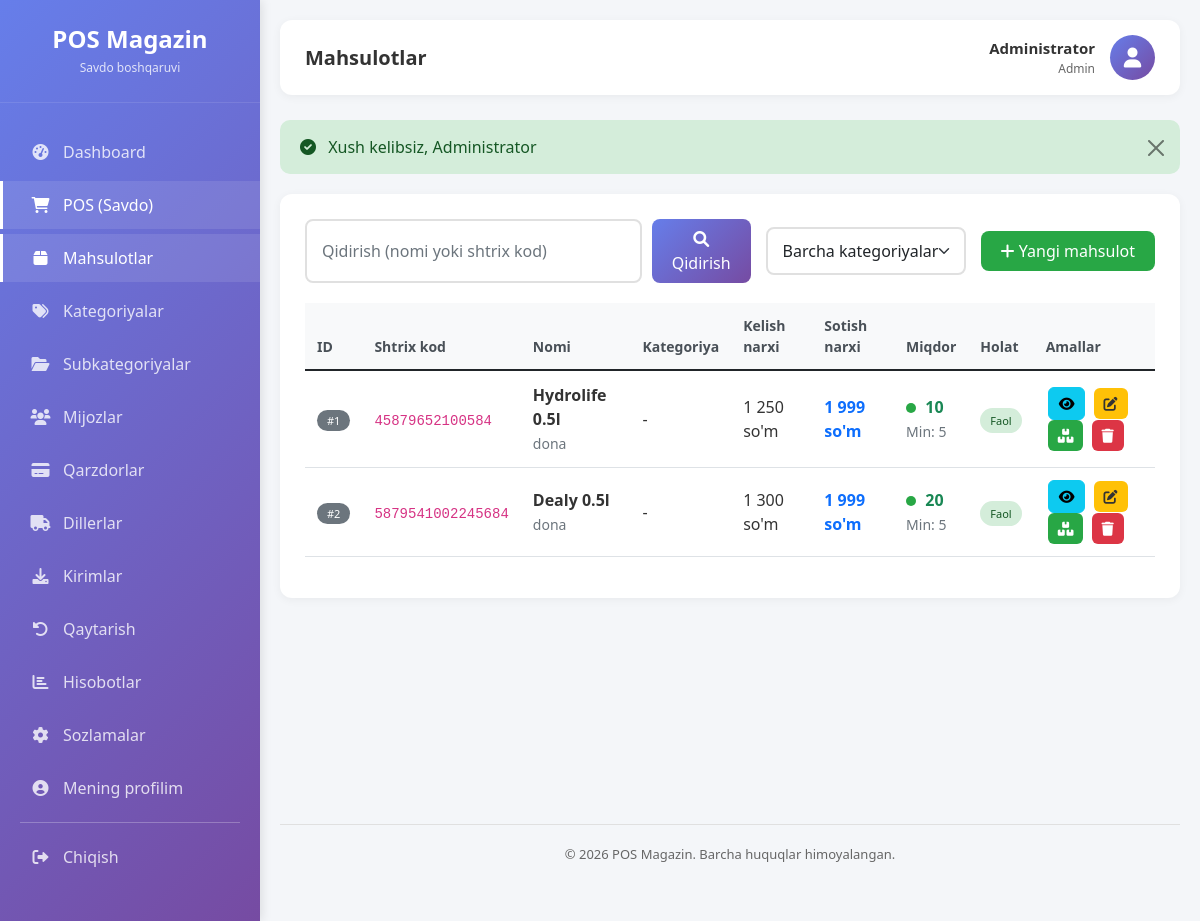
/products (signed in), run on an earlier commit of the app's database.
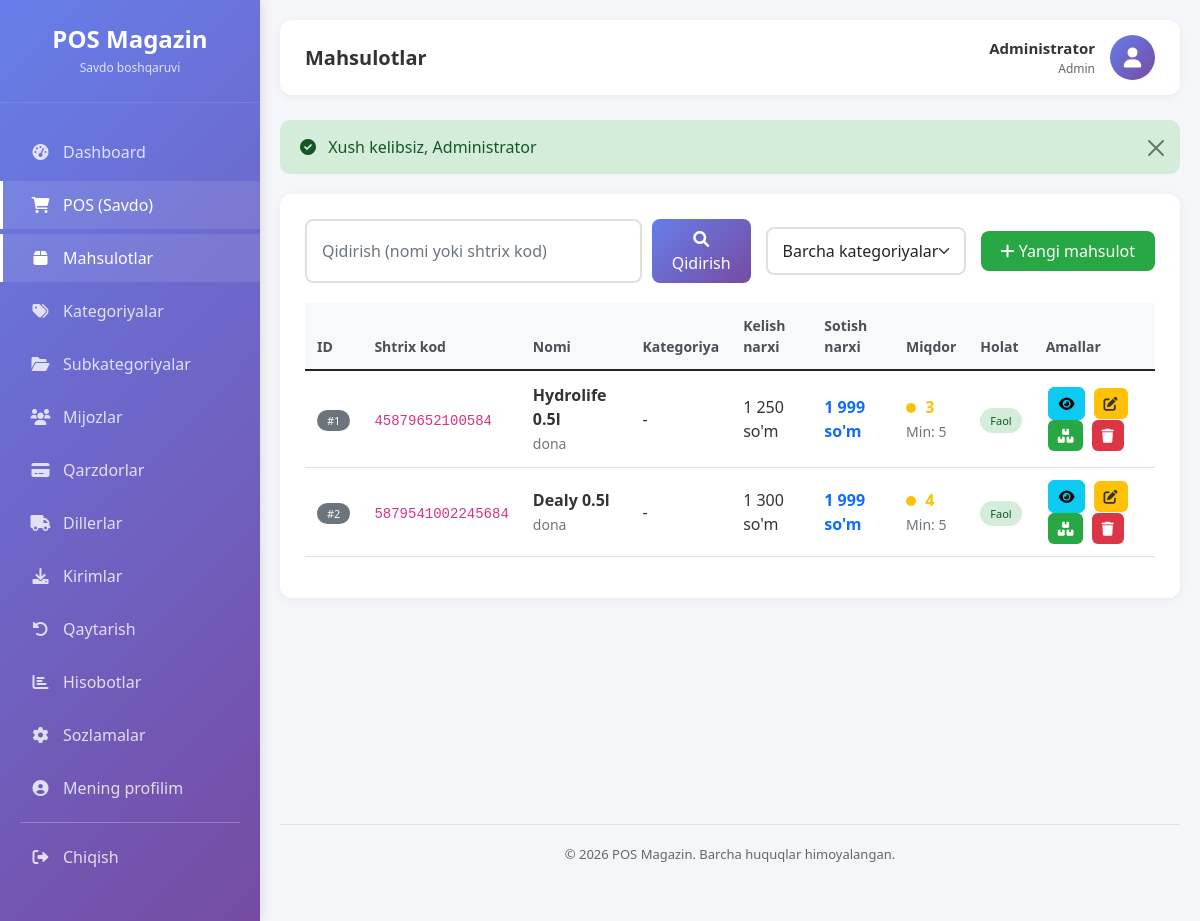
And on a later commit of the database.
### tables this page shows
CREATE TABLE `mahsulotlar` (
  `id` bigint(20) UNSIGNED NOT NULL,
  `kategoriya_id` bigint(20) UNSIGNED NOT NULL,
  `subkategoriya_id` bigint(20) UNSIGNED DEFAULT NULL,
  `nomi` varchar(160) NOT NULL,
  `shtrix_kod` varchar(80) NOT NULL,
  `birlik` varchar(30) NOT NULL DEFAULT 'dona',
  `kelish_narxi` decimal(12,2) NOT NULL DEFAULT 0.00,
  `sotish_narxi` decimal(12,2) NOT NULL DEFAULT 0.00,
  `miqdor` int(11) NOT NULL DEFAULT 0,
  `minimal_miqdor` int(11) NOT NULL DEFAULT 0,
  `faol` tinyint(1) NOT NULL DEFAULT 1,
  `yaratilgan_vaqt` timestamp NULL DEFAULT current_timestamp(),
  `yangilangan_vaqt` timestamp NULL DEFAULT current_timestamp() ON UPDATE current_timestamp(),
  `ochirilgan_vaqt` timestamp NULL DEFAULT NULL
);

### app/Controllers/Controller.php (called while the page is built, shortened)
<?php
abstract class Controller {
    protected function view($view, $data = [], $layout = 'main') {
        $viewPath = APP_PATH . '/Views/pages/' . $view . '.php';
        extract($data);
        require $viewPath;
    }
}

### app/Controllers/ProductController.php (called while the page is built, shortened)
<?php
class ProductController extends Controller {
    private $productModel;
    private $categoryModel;
    public function __construct() {
        $this->productModel = new Product();
        $this->categoryModel = new Category();
    }
    public function index() {
        $page = $_GET['page'] ?? 1;
        $search = $_GET['search'] ?? '';
        $categoryId = $_GET['category'] ?? '';
        if ($search) {
            $products = $this->productModel->search($search);
            $pagination = [
                'page' => 1,
                'lastPage' => 1,
                'total' => count($products),
                'perPage' => count($products)
            ];
        } else {
            $conditions = [];
            if (method_exists($this->productModel, 'paginate')) {
                $pagination = $this->productModel->paginate($page, 15, $conditions);
                $products = $pagination['data'];
            }
        }
        $categories = $this->categoryModel->all();
        $this->view('products/index', [
            'products' => $products,
            'categories' => $categories,
            'selectedCategory' => $categoryId,
            'search' => $search,
            'pagination' => $pagination
        ]);
    }
}

### config/database.php (called while the page is built)
<?php
class Database {
    private static $connection = null;
    public static function getInstance() {
        if (self::$connection === null) {
            try {
                $host = 'localhost';
                $dbname = 'pos_magazin_uz';
                $user = 'root';
                $pass = '';
                $dsn = "mysql:host=$host;dbname=$dbname;charset=utf8";
                self::$connection = new PDO($dsn, $user, $pass);
                self::$connection->setAttribute(PDO::ATTR_ERRMODE, PDO::ERRMODE_EXCEPTION);
            } catch (PDOException $e) {
                die("Database xatosi: " . $e->getMessage());
            }
        }
        return self::$connection;
    }
}

### app/Models/Model.php (called while the page is built, shortened)
<?php
abstract class Model {
    protected $db;
    protected $table;
    public function __construct() {
        $this->db = \Database::getInstance();
    }
    public function paginate($page = 1, $perPage = 20, $conditions = []) {
        $offset = ($page - 1) * $perPage;
        try {
            $stmt = $this->db->prepare("SHOW COLUMNS FROM {$this->table} LIKE 'ochirilgan_vaqt'");
            $stmt->execute();
            $hasSoftDelete = $stmt->fetch() ? true : false;
            $countSql = "SELECT COUNT(*) as total FROM {$this->table}";
            $countWhereClauses = [];
            $countParams = [];
            if ($hasSoftDelete) {
                $countWhereClauses[] = "ochirilgan_vaqt IS NULL";
            }
            if (!empty($countWhereClauses)) {
                $countSql .= " WHERE " . implode(' AND ', $countWhereClauses);
            }
            $stmt = $this->db->prepare($countSql);
            $stmt->execute($countParams);
            $total = $stmt->fetch()['total'];
            $dataSql = "SELECT * FROM {$this->table}";
            $dataWhereClauses = [];
            $dataParams = [];
            if ($hasSoftDelete) {
                $dataWhereClauses[] = "ochirilgan_vaqt IS NULL";
            }
            if (!empty($dataWhereClauses)) {
                $dataSql .= " WHERE " . implode(' AND ', $dataWhereClauses);
            }
            $dataSql .= " LIMIT {$offset}, {$perPage}";
            $stmt = $this->db->prepare($dataSql);
            $stmt->execute($dataParams);
            $data = $stmt->fetchAll();
            return [
                'data' => $data,
                'total' => $total,
                'page' => $page,
                'perPage' => $perPage,
                'lastPage' => ceil($total / $perPage)
            ];
        } catch (\PDOException $e) {
            $countSql = "SELECT COUNT(*) as total FROM {$this->table}";
            $countParams = [];
            if (!empty($conditions)) {
                $whereClauses = [];
                foreach ($conditions as $field => $value) {
                    $whereClauses[] = "{$field} = ?";
                    $countParams[] = $value;
                }
                $countSql .= " WHERE " . implode(' AND ', $whereClauses);
            }
            $stmt = $this->db->prepare($countSql);
            $stmt->execute($countParams);
            $total = $stmt->fetch()['total'];
            $dataSql = "SELECT * FROM {$this->table}";
            $dataParams = [];
            if (!empty($conditions)) {
                $whereClauses = [];
                foreach ($conditions as $field => $value) {
                    $whereClauses[] = "{$field} = ?";
                    $dataParams[] = $value;
                }
                $dataSql .= " WHERE " . implode(' AND ', $whereClauses);
            }
            $dataSql .= " LIMIT {$offset}, {$perPage}";
            $stmt = $this->db->prepare($dataSql);
            $stmt->execute($dataParams);
            $data = $stmt->fetchAll();
            return [
                'data' => $data,
                'total' => $total,
                'page' => $page,
                'perPage' => $perPage,
                'lastPage' => ceil($total / $perPage)
            ];
        }
    }
}

### app/Views/pages/products/index.php (the view, shortened to what the changed rows need)
<div class="content-card">
    <div class="filter-section">
        <form method="GET" class="search-box">
            <input type="text"
                   name="search"
                   class="form-control"
                   placeholder="Qidirish (nomi yoki shtrix kod)"
                   value="<?= htmlspecialchars($search ?? '') ?>">
            <button type="submit" class="btn btn-primary">
                <i class="fas fa-search"></i> Qidirish
            </button>
        </form>
        <div class="filter-box">
            <select name="category" class="form-select" onchange="window.location.href=this.value">
                <option value="/new-pos/products">Barcha kategoriyalar</option>
            </select>
        </div>
        <?php if (in_array($_SESSION['user']['rol_nomi'] ?? '', ['Admin', 'Omborchi'])): ?>
        <a href="/new-pos/products/create" class="btn btn-success">
            <i class="fas fa-plus"></i> Yangi mahsulot
        </a>
        <?php endif; ?>
    </div>
    <div class="table-responsive">
        <table class="table table-hover">
            <thead>
                <tr>
                    <th>ID</th>
                    <th>Shtrix kod</th>
                    <th>Nomi</th>
                    <th>Kategoriya</th>
                    <th>Kelish narxi</th>
                    <th>Sotish narxi</th>
                    <th>Miqdor</th>
                    <th>Holat</th>
                    <th>Amallar</th>
                </tr>
            </thead>
            <tbody>
                <?php if (empty($products)): ?>
                    <tr>
                        <td colspan="9" class="text-center py-4">
                            <i class="fas fa-box-open fa-3x text-muted mb-3"></i>
                            <p class="text-muted">Hech qanday mahsulot topilmadi</p>
                        </td>
                    </tr>
                <?php else: ?>
                    <?php foreach ($products as $product): ?>
                        <?php
                        $stockStatus = 'high';
                        $stockClass = 'stock-high';
                        if ($product['miqdor'] <= 0) {
                            $stockStatus = 'low';
                            $stockClass = 'stock-low';
                        } elseif ($product['miqdor'] <= ($product['minimal_miqdor'] ?? 5)) {
                            $stockStatus = 'medium';
                            $stockClass = 'stock-medium';
                        }
                        ?>
                        <tr>
                            <td><span class="badge bg-secondary">#<?= $product['id'] ?></span></td>
                            <td><code><?= htmlspecialchars($product['shtrix_kod']) ?></code></td>
                            <td>
                                <strong><?= htmlspecialchars($product['nomi']) ?></strong>
                                <br>
                                <small class="text-muted"><?= $product['birlik'] ?? 'dona' ?></small>
                            </td>
                            <td>
                                <?= htmlspecialchars($product['kategoriya_nomi'] ?? '-') ?>
                            </td>
                            <td><?= number_format($product['kelish_narxi'] ?? 0, 0, ',', ' ') ?> so'm</td>
                            <td><strong class="text-primary"><?= number_format($product['sotish_narxi'] ?? 0, 0, ',', ' ') ?> so'm</strong></td>
                            <td>
                                <span class="stock-indicator <?= $stockClass ?>"></span>
                                <span class="fw-bold <?= $stockStatus == 'low' ? 'text-danger' : ($stockStatus == 'medium' ? 'text-warning' : 'text-success') ?>">
                                    <?= $product['miqdor'] ?? 0 ?>
                                </span>
                                <br>
                                <small class="text-muted">Min: <?= $product['minimal_miqdor'] ?? 5 ?></small>
                            </td>
                            <td>
                                <?php if ($product['faol'] ?? 1): ?>
                                    <span class="badge-status badge-success">Faol</span>
                                <?php else: ?>
                                    <span class="badge-status badge-danger">Faol emas</span>
                                <?php endif; ?>
                            </td>
                            <td>
                                <button type="button" class="btn btn-sm btn-info btn-action" onclick="viewProduct(<?= $product['id'] ?>)" data-bs-toggle="modal" data-bs-target="#productModal" title="Ko'rish" data-bs-toggle="tooltip">
                                    <i class="fas fa-eye"></i>
                                </button>
                                <?php if (in_array($_SESSION['user']['rol_nomi'] ?? '', ['Admin', 'Omborchi'])): ?>
                                    <a href="/new-pos/products/edit/<?= $product['id'] ?>" class="btn btn-sm btn-warning btn-action" title="Tahrirlash" data-bs-toggle="tooltip">
                                        <i class="fas fa-edit"></i>
                                    </a>
                                    <button type="button" class="btn btn-sm btn-success btn-action" onclick="showStockModal(<?= $product['id'] ?>, '<?= htmlspecialchars(addslashes($product['nomi'])) ?>', <?= $product['miqdor'] ?? 0 ?>)" title="Miqdorni tuzatish" data-bs-toggle="tooltip">
                                        <i class="fas fa-boxes"></i>
                                    </button>
                                    <?php if (($_SESSION['user']['rol_nomi'] ?? '') == 'Admin'): ?>
                                        <form method="POST" action="/new-pos/products/delete/<?= $product['id'] ?>" style="display: inline;" onsubmit="return confirm('Haqiqatan ham bu mahsulotni o\'chirmoqchimisiz?');">
                                            <button type="submit" class="btn btn-sm btn-danger btn-action" title="O'chirish" data-bs-toggle="tooltip">
                                                <i class="fas fa-trash"></i>
                                            </button>
                                        </form>
                                    <?php endif; ?>
                                <?php endif; ?>
                            </td>
                        </tr>
                    <?php endforeach; ?>
                <?php endif; ?>
            </tbody>
        </table>
    </div>
</div>

### public/index.php (shortened to what the changed rows need)
<?php
require_once __DIR__ . '/../config/database.php';
spl_autoload_register(function ($class) {
    $prefix = 'App\\';
    $base_dir = APP_PATH . '/';
    $len = strlen($prefix);
    $relative_class = substr($class, $len);
    $file = $base_dir . str_replace('\\', '/', $relative_class) . '.php';
});
$requestUri = $_SERVER['REQUEST_URI'];
$basePath = '/new-pos';
if (strpos($requestUri, $basePath) === 0) {
    $requestUri = substr($requestUri, strlen($basePath));
}
$requestUri = strtok($requestUri, '?');
$requestUri = str_replace('/public', '', $requestUri);
$requestUri = trim($requestUri, '/');
$routesFile = ROUTES_PATH . '/web.php';
$routes = require $routesFile;
$method = $_SERVER['REQUEST_METHOD'];
route_dispatch($routes, $method, $requestUri);
function route_dispatch($routes, $method, $uri) {
    foreach ($routes[$method] as $pattern => $handler) {
        $pattern = trim($pattern, '/');
        $regexPattern = preg_replace('/\{[a-z]+\}/', '([^/]+)', $pattern);
        $regexPattern = '/^' . str_replace('/', '\/', $regexPattern) . '$/';
        if (preg_match($regexPattern, $uri, $matches)) {
            array_shift($matches);
            list($controller, $action) = $handler;
            $controllerInstance = new $controllerClass();
            call_user_func_array([$controllerInstance, $action], $matches);
            return;
        }
    }
}

What changed in the data, as far as the page shows it:
changed mahsulotlar "Hydrolife 0.5l": miqdor "10" → "3"
changed mahsulotlar "Dealy 0.5l": miqdor "20" → "4"
